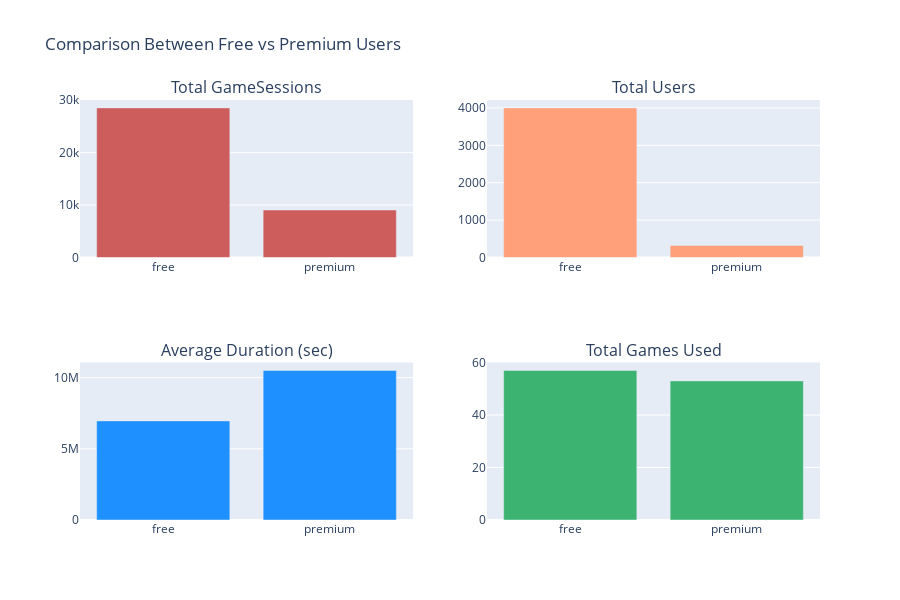

The cell this chart's notebook holds for it:
### Code cell
import plotly.graph_objects as go
from plotly.subplots import make_subplots

# Buat subplot 2x2
fig = make_subplots(rows=2, cols=2, subplot_titles=[
    "Total GameSessions",
    "Total Users",
    "Average Duration (sec)",
    "Total Games Used"
])

# Bar chart 1: Total GameSessions
fig.add_trace(go.Bar(
    x=df_agg_gamession_by_user_type['user_type'],
    y=df_agg_gamession_by_user_type['total_gamesession_generated'],
    name='Total GameSessions',
    marker_color='indianred'
), row=1, col=1)

# Bar chart 2: Total Users
fig.add_trace(go.Bar(
    x=df_agg_gamession_by_user_type['user_type'],
    y=df_agg_gamession_by_user_type['total_users_who_generated_gamesession'],
    name='Total Users',
    marker_color='lightsalmon'
), row=1, col=2)

# Bar chart 3: Average Duration
fig.add_trace(go.Bar(
    x=df_agg_gamession_by_user_type['user_type'],
    y=df_agg_gamession_by_user_type['average_duration_gamesession'],
    name='Avg Duration',
    marker_color='dodgerblue'
), row=2, col=1)

# Bar chart 4: Total Games Used
fig.add_trace(go.Bar(
    x=df_agg_gamession_by_user_type['user_type'],
    y=df_agg_gamession_by_user_type['total_games_used_to_process_gamesession'],
    name='Games Used',
    marker_color='mediumseagreen'
), row=2, col=2)

# Update layout
fig.update_layout(
    title_text="Comparison Between Free vs Premium Users",
    showlegend=False,
    height=600,
    width=900
)

fig.show()

### Figure 1 — Plotly figure (JSON) as saved in the notebook; plotly's stock layout.template omitted (floating-point values rounded to 4 significant figures)
{"data": [{"marker": {"color": "indianred"}, "name": "Total GameSessions", "type": "bar", "x": ["free", "premium"], "xaxis": "x", "y": [28524, 9055], "yaxis": "y"}, {"marker": {"color": "lightsalmon"}, "name": "Total Users", "type": "bar", "x": ["free", "premium"], "xaxis": "x2", "y": [4002, 320], "yaxis": "y2"}, {"marker": {"color": "dodgerblue"}, "name": "Avg Duration", "type": "bar", "x": ["free", "premium"], "xaxis": "x3", "y": [6959485, 10506121], "yaxis": "y3"}, {"marker": {"color": "mediumseagreen"}, "name": "Games Used", "type": "bar", "x": ["free", "premium"], "xaxis": "x4", "y": [57, 53], "yaxis": "y4"}], "layout": {"annotations": [{"font": {"size": 16}, "showarrow": false, "text": "Total GameSessions", "x": 0.225, "xanchor": "center", "xref": "paper", "y": 1, "yanchor": "bottom", "yref": "paper"}, {"font": {"size": 16}, "showarrow": false, "text": "Total Users", "x": 0.775, "xanchor": "center", "xref": "paper", "y": 1, "yanchor": "bottom", "yref": "paper"}, {"font": {"size": 16}, "showarrow": false, "text": "Average Duration (sec)", "x": 0.225, "xanchor": "center", "xref": "paper", "y": 0.375, "yanchor": "bottom", "yref": "paper"}, {"font": {"size": 16}, "showarrow": false, "text": "Total Games Used", "x": 0.775, "xanchor": "center", "xref": "paper", "y": 0.375, "yanchor": "bottom", "yref": "paper"}], "height": 600, "showlegend": false, "title": {"text": "Comparison Between Free vs Premium Users"}, "width": 900, "xaxis": {"anchor": "y", "domain": [0, 0.45]}, "xaxis2": {"anchor": "y2", "domain": [0.55, 1]}, "xaxis3": {"anchor": "y3", "domain": [0, 0.45]}, "xaxis4": {"anchor": "y4", "domain": [0.55, 1]}, "yaxis": {"anchor": "x", "domain": [0.625, 1]}, "yaxis2": {"anchor": "x2", "domain": [0.625, 1]}, "yaxis3": {"anchor": "x3", "domain": [0, 0.375]}, "yaxis4": {"anchor": "x4", "domain": [0, 0.375]}}}
